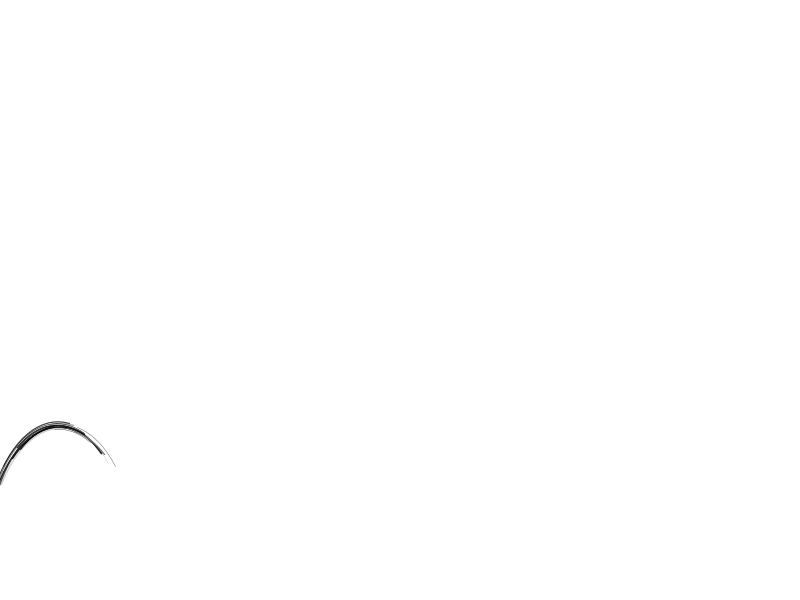
Frame 1 (no input)
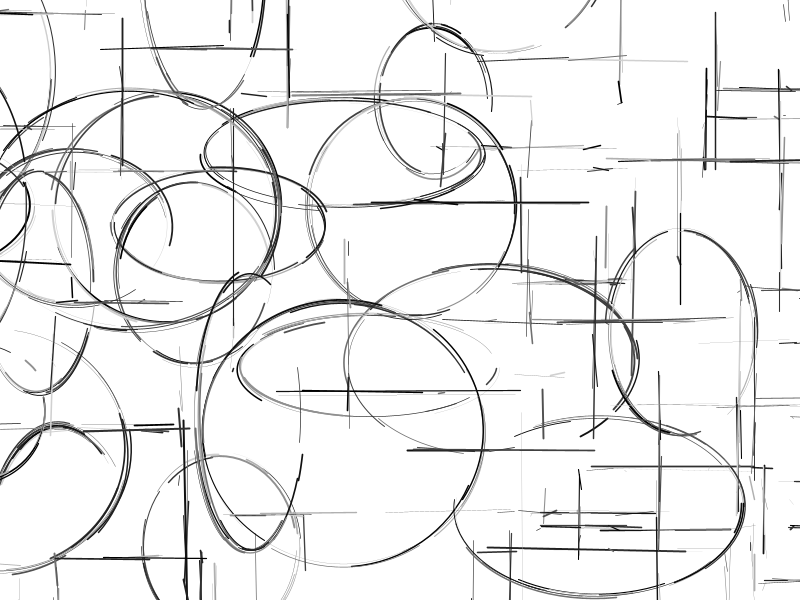
Frame 60 (the mouse pressed at the canvas centre just before this capture)
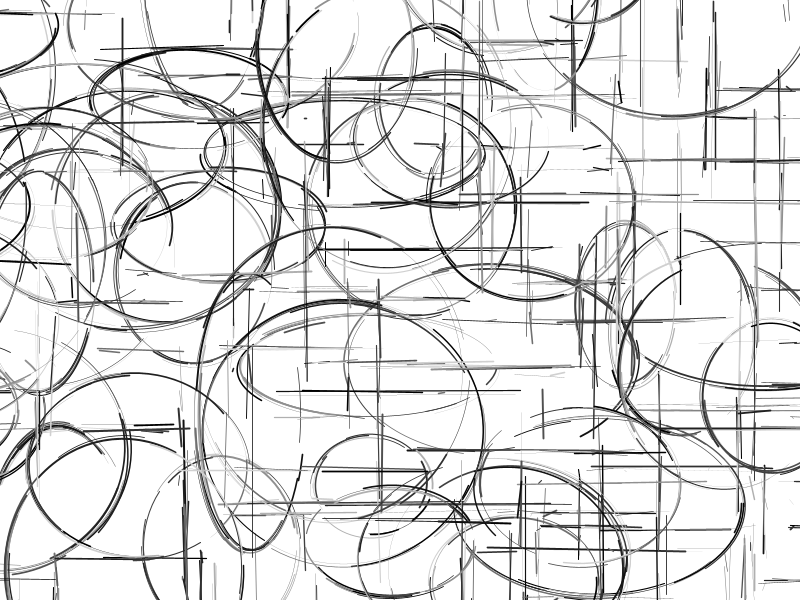
Frame 120 (the mouse held since frame 60 and released just before this capture)

The Processing sketch that drew these frames (run headless with seeded random() and noise(); from frame 60 on, the mouse is pressed at the canvas centre):

// Processing sketch: processing_160420
// ── processing_160420.pde

// Trying to create some shapes, rectangles and ellipses, but using a different style of drawing.
// This is a first try to draw something in a way that resemble to be human drawed
// Traits imprecise and with different colors to simulate different pressures of the pen alternates to compose the perimeter of the form 
// Palette is made with shades of gray to simulate a pen or a pencil but it can be easly replaced with colors.
// Slow framerate help to see shapes drawn
// Press any key to restart from a white canvas.

// define number of different lines used to draw any shape.
public static final int SHAPE_LINES = 20;

// Palette
color [] palette = {
  #D0D0D0, #B0B0B0, #909090, #707070, #505050,
  #404040, #303030, #202020, #101010, #000000
};

// Setup function, define size of canvas and framerate.
void setup() {
  size(800,600);
  frameRate(10);
  initialState();
}

// Initialize all to a clear start state.
// useful to restart with any mouse click
public void initialState() {
  background(255);
}

// Draw function
void draw() {
// This commented lines can be uncommented to slowly fade background  
/*  
  fill(255,255,255,10);
  noStroke();
  rect(0,0,width,height);
//*/  
  // we dont need fill
  noFill();
  // Choose if next shape can be a rect or an ellipse
  if (random(1)<0.5) {
    // Random placed rect
    handMadeRect(random(width + 200) - 200, random(height + 200) - 200, random(100, 300), random (100,300));
  } else {
    // Random placed ellipse
    handMadeEllipse(random(width + 200) - 200, random(height + 200) - 200, random(100, 300), random (100,300));
  }
}

// on any mouse button pressure, re-init the sketch.
void mousePressed() {
  initialState();
}

// draw an "hand Made like" rect
public void handMadeRect(float x, float y, float w, float h) {
  // for each line i have to draw
  for (int i = 0; i < SHAPE_LINES; i++) {
    // pick a random color
    color c = palette[int(random(palette.length))];
    stroke(c);
    strokeWeight(random(2));
    // determine a random stroke
    if (random(1) < 0.5) {
      // Vertical line
      if (random(1) < 0.5) {
        // line at x coords 
        line(x + random(-3,3), y + random(-10, h+10), x + random(-3,3), y + random(-10, h+10));  
      } else {
        // line at x + w coords
        line(x + w + random(-3,3), y + random(-10, h+10), x + w + random(-3,3), y + random(-10, h+10));  
      }
    } else {
      // horizontal line
      if (random(1) < 0.5) {
        // line at y coords 
        line(x + random(-10, w+10), y + random(-3,3), x + random(-10, w+10), y + random(-3,3));  
      } else {
        // line at y + w coords
        line(x + random(-10, w+10), y + w + random(-3,3), x + random(-10, w+10), y + w + random(-3,3));  
      }
    }
  }
}

// Draw an "hand made like" ellipse.
public void handMadeEllipse(float x, float y, float w, float h) {

  // for each line i have to draw
  for (int i = 0; i < SHAPE_LINES; i++) {
    // pick a random color
    color c = palette[int(random(palette.length))];
    stroke(c);
    strokeWeight(random(2));
    // determine a random stroke, angle start on any value between 0 an TWO_PI (TWO_PI is a full circular or 360 degree angle in radiant)
    float angleStart = random(TWO_PI);
    // The stroke lenght, in radiant, is determined by an angle between 0,2 and HALF_PI (HALF_PI is 90 degree in radiant) 
    float angleEnd = angleStart + random(0.2, HALF_PI);
    // Draw the arc.
    arc(x + random(-3,3), y + random (-3,3), w + random(-3,3), h+random(-3,3), angleStart, angleEnd);
  }
}
